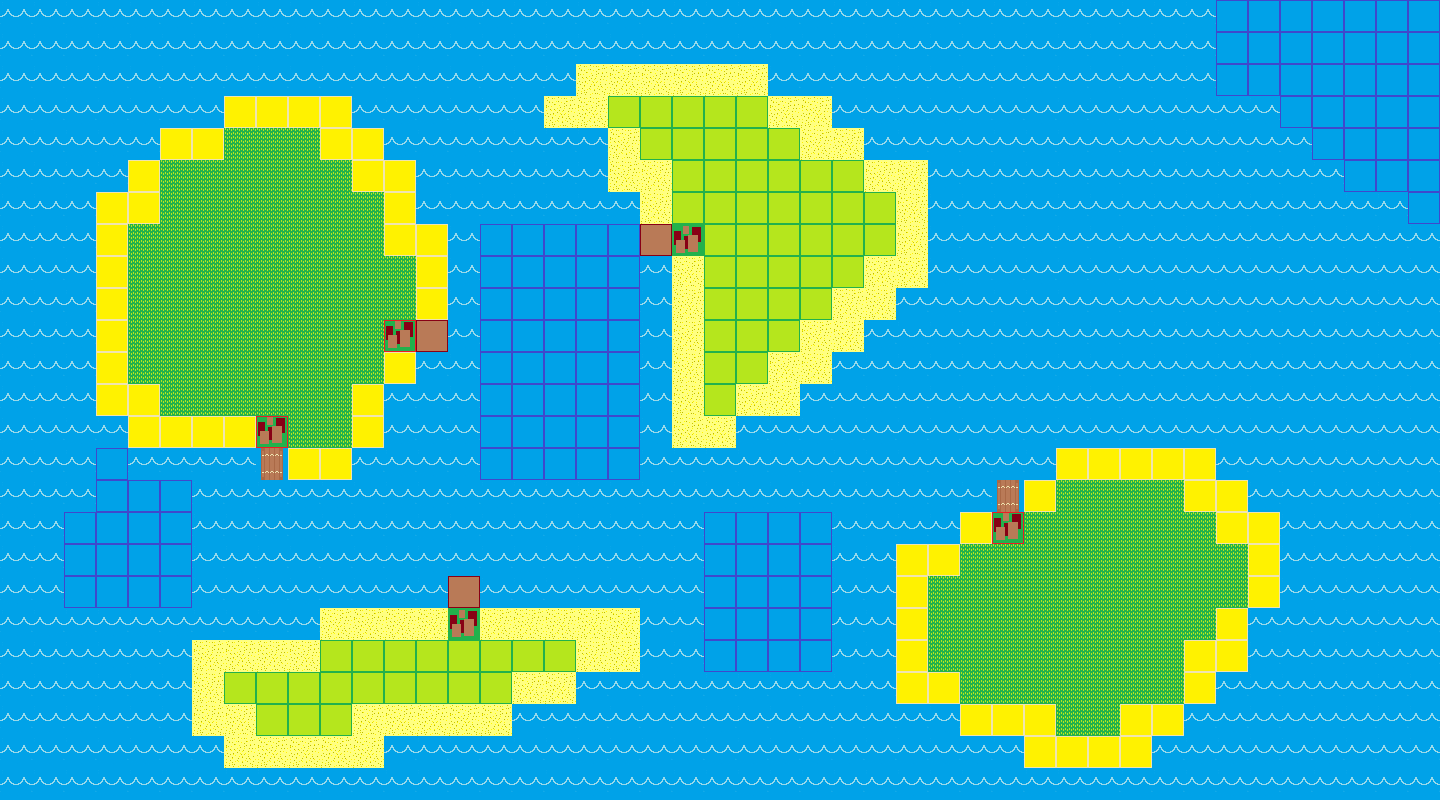

Tiled map render using the project's own tile images. Description and the map definition, with tile-layer contents summarised, below:
An orthogonal 45x25 tile map with 32x32 px tiles, 1 tile layer (Tile Layer 1) and 3 objects (3x Trigger).

<map version="1.0" orientation="orthogonal" renderorder="right-down" width="45" height="25" tilewidth="32" tileheight="32" nextobjectid="12">
 <tileset firstgid="1" name="placeholders3" tilewidth="32" tileheight="32">
  <image source="../../img/sprites/placeholders3.png" width="160" height="64" />
  <tile id="0">
   <properties>
    <property name="Collide" value="1" />
   </properties>
  </tile>
  <tile id="1">
   <properties>
    <property name="Collide" value="0" />
   </properties>
  </tile>
  <tile id="2">
   <properties>
    <property name="Collide" value="0" />
   </properties>
  </tile>
  <tile id="3">
   <properties>
    <property name="Collide" value="1" />
   </properties>
  </tile>
  <tile id="4">
   <properties>
    <property name="Collide" value="1" />
   </properties>
  </tile>
  <tile id="5">
   <properties>
    <property name="Collide" value="1" />
   </properties>
  </tile>
  <tile id="6">
   <properties>
    <property name="Collide" value="0" />
   </properties>
  </tile>
  <tile id="7">
   <properties>
    <property name="Collide" value="0" />
   </properties>
  </tile>
  <tile id="8">
   <properties>
    <property name="Collide" value="1" />
   </properties>
  </tile>
  <tile id="9">
   <properties>
    <property name="Collide" value="1" />
   </properties>
  </tile>
 </tileset>
 <layer name="Tile Layer 1" width="45" height="25">
  <data>[1125 cells, 1125 non-empty, 10 distinct tile ids]</data>
 </layer>
 <objectgroup name="Triggers">
  <object id="8" name="Costa Rica" type="Trigger" x="443.904" y="323.56" width="22.9355" height="22.8778" rotation="89.424" />
  <object id="10" name="Tortuga" type="Trigger" x="644.514" y="227.251" width="21.0064" height="23.8709" />
  <object id="11" name="Salem" type="Trigger" x="263.535" y="458.321" width="17.1871" height="15.2774" />
 </objectgroup>
</map>